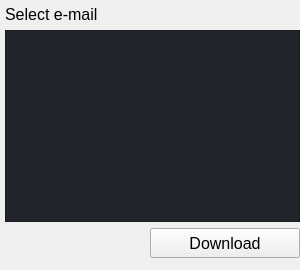
                 <widget class="QFrame" name="rightContent">
                  <property name="minimumSize">
                   <size>
                    <width>300</width>
                    <height>0</height>
                   </size>
                  </property>
                  <property name="maximumSize">
                   <size>
                    <width>16777215</width>
                    <height>16777215</height>
                   </size>
                  </property>
                  <layout class="QVBoxLayout" name="leftContentLayout" stretch="0">
                   <property name="leftMargin">
                    <number>5</number>
                   </property>
                   <property name="topMargin">
                    <number>5</number>
                   </property>
                   <property name="rightMargin">
                    <number>0</number>
                   </property>
                   <property name="bottomMargin">
                    <number>12</number>
                   </property>
                   <item>
                    <widget class="QFrame" name="select_email">
                     <property name="styleSheet">
                      <string notr="true">QDateEdit::up-arraow{
color:red !important;
}</string>
                     </property>
                     <property name="frameShape">
                      <enum>QFrame::NoFrame</enum>
                     </property>
                     <layout class="QVBoxLayout" name="topFrameRight">
                      <property name="leftMargin">
                       <number>0</number>
                      </property>
                      <property name="topMargin">
                       <number>0</number>
                      </property>
                      <property name="rightMargin">
                       <number>0</number>
                      </property>
                      <property name="bottomMargin">
                       <number>0</number>
                      </property>
                      <item>
                       <widget class="QLabel" name="email_founded_title">
                        <property name="enabled">
                         <bool>true</bool>
                        </property>
                        <property name="font">
                         <font>
                          <family>Segoe UI</family>
                          <pointsize>12</pointsize>
                          <weight>50</weight>
                          <italic>false</italic>
                          <bold>false</bold>
                         </font>
                        </property>
                        <property name="styleSheet">
                         <string notr="true"/>
                        </property>
                        <property name="text">
                         <string>Select e-mail</string>
                        </property>
                       </widget>
                      </item>
                      <item>
                       <widget class="QTreeWidget" name="emails_tree">
                        <property name="enabled">
                         <bool>true</bool>
                        </property>
                        <property name="minimumSize">
                         <size>
                          <width>0</width>
                          <height>0</height>
                         </size>
                        </property>
                        <property name="styleSheet">
                         <string notr="true">background-color: rgb(33, 37, 43);</string>
                        </property>
                        <attribute name="headerVisible">
                         <bool>false</bool>
                        </attribute>
                        <attribute name="headerCascadingSectionResizes">
                         <bool>false</bool>
                        </attribute>
                        <column>
                         <property name="text">
                          <string notr="true">1</string>
                         </property>
                        </column>
                       </widget>
                      </item>
                      <item>
                       <layout class="QHBoxLayout" name="downloadButtonLayout">
                        <property name="bottomMargin">
                         <number>0</number>
                        </property>
                        <item>
                         <spacer name="downloadButtonSpacer">
                          <property name="orientation">
                           <enum>Qt::Horizontal</enum>
                          </property>
                          <property name="sizeType">
                           <enum>QSizePolicy::Expanding</enum>
                          </property>
                          <property name="sizeHint" stdset="0">
                           <size>
                            <width>40</width>
                            <height>20</height>
                           </size>
                          </property>
                         </spacer>
                        </item>
                        <item>
                         <widget class="QPushButton" name="download_button">
                          <property name="enabled">
                           <bool>true</bool>
                          </property>
                          <property name="minimumSize">
                           <size>
                            <width>150</width>
                            <height>30</height>
                           </size>
                          </property>
                          <property name="maximumSize">
                           <size>
                            <width>16777215</width>
                            <height>16777215</height>
                           </size>
                          </property>
                          <property name="font">
                           <font>
                            <family>Segoe UI</family>
                            <pointsize>12</pointsize>
                            <weight>50</weight>
                            <italic>false</italic>
                            <bold>false</bold>
                           </font>
                          </property>
                          <property name="cursor">
                           <cursorShape>PointingHandCursor</cursorShape>
                          </property>
                          <property name="layoutDirection">
                           <enum>Qt::LeftToRight</enum>
                          </property>
                          <property name="text">
                           <string>Download</string>
                          </property>
                          <property name="iconSize">
                           <size>
                            <width>0</width>
                            <height>0</height>
                           </size>
                          </property>
                         </widget>
                        </item>
                       </layout>
                      </item>
                     </layout>
                    </widget>
                   </item>
                  </layout>
                 </widget>
